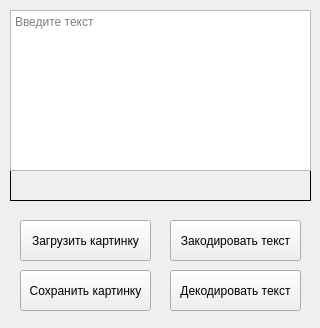
<?xml version="1.0" encoding="UTF-8"?>
<ui version="4.0">
 <class>MainWindow</class>
 <widget class="QMainWindow" name="MainWindow">
  <property name="geometry">
   <rect>
    <x>0</x>
    <y>0</y>
    <width>320</width>
    <height>328</height>
   </rect>
  </property>
  <property name="minimumSize">
   <size>
    <width>320</width>
    <height>328</height>
   </size>
  </property>
  <property name="maximumSize">
   <size>
    <width>320</width>
    <height>328</height>
   </size>
  </property>
  <property name="windowTitle">
   <string>Cryptograph</string>
  </property>
  <widget class="QWidget" name="centralwidget">
   <widget class="QLabel" name="label">
    <property name="geometry">
     <rect>
      <x>10</x>
      <y>170</y>
      <width>301</width>
      <height>31</height>
     </rect>
    </property>
    <property name="frameShape">
     <enum>QFrame::Box</enum>
    </property>
    <property name="text">
     <string>&lt;html&gt;&lt;head/&gt;&lt;body&gt;&lt;p align=&quot;center&quot;&gt;&lt;br/&gt;&lt;/p&gt;&lt;/body&gt;&lt;/html&gt;</string>
    </property>
    <property name="alignment">
     <set>Qt::AlignRight|Qt::AlignTrailing|Qt::AlignVCenter</set>
    </property>
   </widget>
   <widget class="QPlainTextEdit" name="plainTextEdit">
    <property name="geometry">
     <rect>
      <x>10</x>
      <y>10</y>
      <width>301</width>
      <height>161</height>
     </rect>
    </property>
    <property name="placeholderText">
     <string>Введите текст</string>
    </property>
   </widget>
   <widget class="QPushButton" name="pushButton">
    <property name="geometry">
     <rect>
      <x>20</x>
      <y>220</y>
      <width>131</width>
      <height>41</height>
     </rect>
    </property>
    <property name="text">
     <string>Загрузить картинку</string>
    </property>
   </widget>
   <widget class="QPushButton" name="pushButton_2">
    <property name="geometry">
     <rect>
      <x>170</x>
      <y>220</y>
      <width>131</width>
      <height>41</height>
     </rect>
    </property>
    <property name="text">
     <string>Закодировать текст</string>
    </property>
   </widget>
   <widget class="QPushButton" name="pushButton_3">
    <property name="geometry">
     <rect>
      <x>20</x>
      <y>270</y>
      <width>131</width>
      <height>41</height>
     </rect>
    </property>
    <property name="text">
     <string>Сохранить картинку</string>
    </property>
   </widget>
   <widget class="QPushButton" name="pushButton_4">
    <property name="geometry">
     <rect>
      <x>170</x>
      <y>270</y>
      <width>131</width>
      <height>41</height>
     </rect>
    </property>
    <property name="text">
     <string>Декодировать текст</string>
    </property>
   </widget>
  </widget>
 </widget>
 <resources/>
 <connections/>
</ui>
